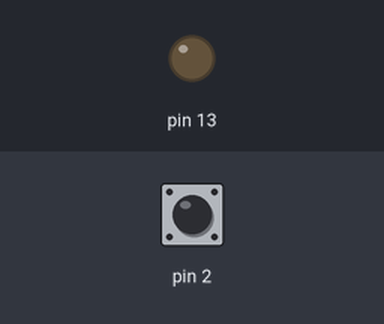
Simulated run of this sketch. Board: Arduino Uno, built with avr-gcc and run on an emulated ATmega328P. Parts: output pins drawn as LEDs (lit = HIGH). The test bench sets the inputs (shaded band); at power-on: pin 2 HIGH. What the sketch prints to the serial monitor is not drawn.

Above: at 1.2 s.
1.3 s: pin 2 pulled LOW for 0.15 s
At 1.38 s:
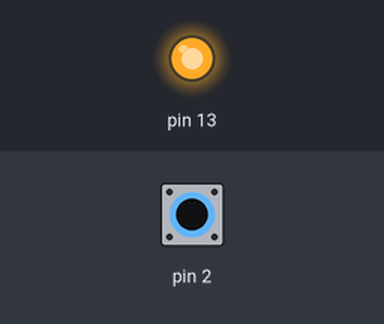
2.9 s: pin 2 pulled LOW for 3.2 s
At 6.4 s:
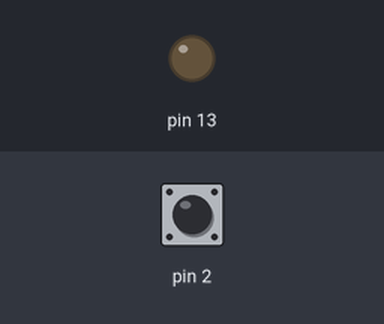
Timing chart, 0 to 7.9 s (numbered marks = the images above; inputs shaded):
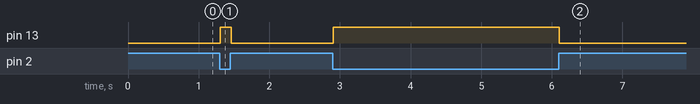

Measured:
- after the input at 1.3 s, pin 13: LOW → HIGH at once, → LOW 0.16 s later
- after the input at 2.9 s, pin 13: LOW → HIGH at once, → LOW 3.2 s later

The sketch:

Ejercicio08-pullup.ino
```cpp
void setup(){
  Serial.begin(9600);
  pinMode(2, INPUT_PULLUP);
  pinMode(13, OUTPUT);
}

void loop(){
  int sensorVal = digitalRead(2);
  Serial.println(sensorVal);
  if (sensorVal == HIGH) {
    digitalWrite(13, LOW);
  }
  else {
    digitalWrite(13, HIGH);
	Serial.println("Pulsado...");
  }
}
```
